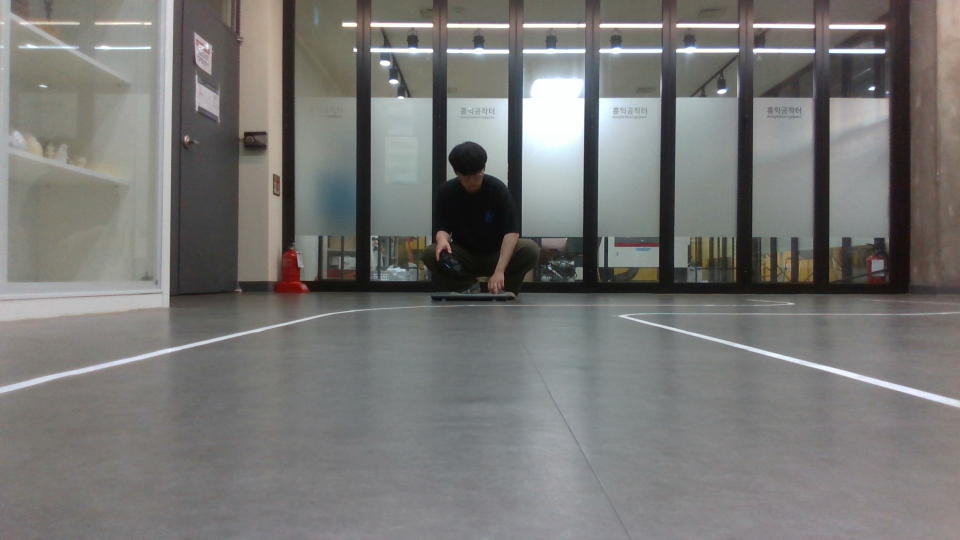
#> input picture opencv/line/line_images/img15.png, 1920 x 1080 px (shown at 1/2 size)
$ python -i coding_from_img1.py   (imports and definitions only)   (older library calls are emulated)
#> lines starting #> are read from the running program, lines starting #| are printed output that depends on the picture; after the words box and inside, x2 and y2 are one past the last pixel; in counts of white or black regions, pixels touching at a corner belong together
#> further down, picture is the input picture: shape (1080, 1920, 3); mean B, G, R 117.1, 119.1, 119.7
import cv2
import numpy as np
import pyrealsense2 as rs
import math
import matplotlib.pyplot as plt


################### const parameter init ####################
img_size_x = 1920
img_size_y = 1080

thresh_value = 120
thresh_max = 160
thresh_min = 50
thresh_weight = 1

HFOV = 69   #degree
VFOV = 42
DFOV = 77
focal_length = 1.93 #mm
pixel_size_color = 0.0014 #mm
pixel_size_depth = 0.003 #mm

x_d_value = ( img_size_x / 2 ) / math.tan(HFOV/2/180 * np.pi)
y_d_value = ( img_size_y / 2 ) / math.tan(VFOV/2/180 * np.pi)

color_format = rs.format.bgr8
depth_format = rs.format.z16


#################  find good parameters ###################

W_H_ratio = 0.58
warped_remain_ratio = 0.3
height_ratio = 2 # i used 1~4

###########################################################
################# setting parameter init ##################

camera_height = 115 #mm


###########################################################
##################### depth setting  ######################


# [1 line that did not run here, left out]
# [1 line that did not run here, left out]
# [1 line that did not run here, left out]
# [1 line that did not run here, left out]

# [1 line not run here, left out]

# [1 line that did not run here, left out]

# [1 line that did not run here, left out]
# [1 line that did not run here, left out]
## [ x,  y,  ppx,  ppy,  fx,  fy]
# [1 line that did not run here, left out]
# [1 line not run here, left out]

###########################################################
################### pyramid calculate  ####################
# [1 line that did not run here, left out]
# [1 line that did not run here, left out]
d_dist = camera_height / math.tan(VFOV/2 /180 * np.pi)
# [1 line that did not run here, left out]

slant_height_L = math.sqrt(d_dist **2 + camera_height **2)
# h_H = (D_dist * focal_length / ((img_size_y - color_intrinsics['fy'])/img_size_y * 1080 * pixel_size_color))
# [1 line that did not run here, left out]
# [1 line that did not run here, left out]
# [1 line that did not run here, left out]

# [1 line that did not run here, left out]

# [3 lines not run here, left out]

###########################################################

def pre_treatment_img(origin_img) :
    global thresh_value, thresh_max, thresh_min, thresh_weight

    ### color match
    hsv_color = cv2.cvtColor(origin_img, cv2.COLOR_BGR2HSV)
#> hsv_color: shape (1080, 1920, 3); mean H, S, V 66.3, 21.3, 123
    hsv_lower = np.array([80,40,40])
    hsv_upper = np.array([100,230,230])

    hsv_mask = cv2.inRange(hsv_color, hsv_lower, hsv_upper)
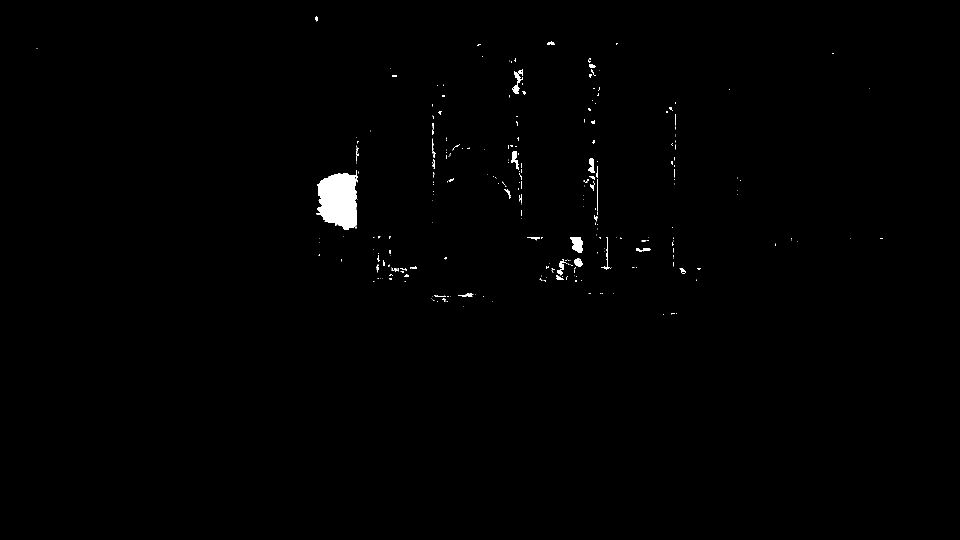
#> hsv_mask: shape (1080, 1920) (shown at 1/2 size); 0.59% white; 350 white regions (296 under 20 px), largest, box (x1, y1, x2, y2) and area: (632, 340, 716, 460) 7221, (1140, 474, 1166, 506) 557, (1022, 303, 1038, 340) 268

    hsv_filterd = cv2.bitwise_and(hsv_color, hsv_color, mask=hsv_mask)
#> hsv_filterd: shape (1080, 1920, 3); mean H, S, V 0.6, 0.4, 0.5
    color_filterd = cv2.cvtColor(hsv_filterd, cv2.COLOR_HSV2BGR)
    # cv2.imshow("filterd",color_filterd)

    ### hsv or histogram
    ###

    gray = cv2.cvtColor(color_filterd, cv2.COLOR_BGR2GRAY)
    gray = cv2.GaussianBlur(gray, (0,0),1)

    Y, X = gray.shape
#> Y = 1080; X = 1920


    ###low light improvement
    Flatten_gray = np.array(gray).flatten()
    mean = np.mean(Flatten_gray)
#> mean = 0.465
    # print(mean)
    if mean >= 150 :
        gray = np.clip(gray - 30., 0, 255).astype(np.uint8)
    elif mean >= 100 :
        gray = gray
    elif mean >= 75 :
        gray = np.clip(gray + 15., 0, 255).astype(np.uint8)
    elif mean >= 45 :
        gray = cv2.medianBlur(gray,3)
        gray = np.clip(gray + 35., 0, 255).astype(np.uint8)
    else :
        gray = cv2.medianBlur(gray,5)
        gray = np.clip(gray + 60., 0, 255).astype(np.uint8)
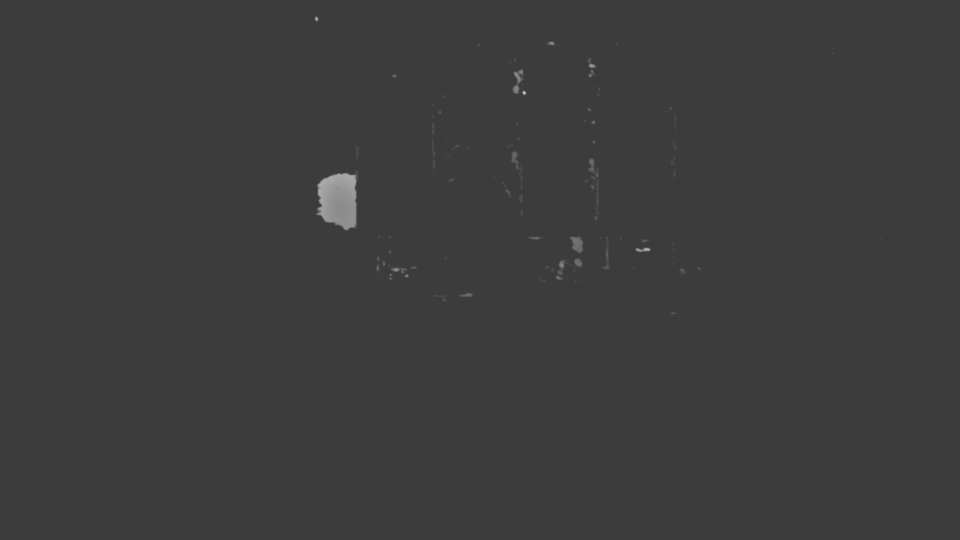
#> gray: shape (1080, 1920) (shown at 1/2 size); min 60, max 221, mean 60.4

    ### end   ###
    ### slice ###
    sliced_img = gray[int(Y*0.7):int(Y*0.9),int(X*0.1):int(X*0.9)]
#> sliced_img: shape (216, 1536); every value is 60


    _, thresh = cv2. threshold(sliced_img, thresh_value, 255, cv2.THRESH_BINARY)
#> thresh: shape (216, 1536); every value is 0
    # athresh = cv2.adaptiveThreshold(gray, 255, cv2.ADAPTIVE_THRESH_MEAN_C, cv2.THRESH_BINARY, 11, 2)
    # result = np.hstack((gray,thresh, athresh))


    ### canny
    canny_img = cv2.Canny(sliced_img, 200, 360)

    ###hough
    l_lines = cv2.HoughLinesP(canny_img, 1, np.pi/360, 50, None, 50, 5)
#> l_lines = None
    # l_lines = cv2.HoughLines(canny_img, 1, np.pi/180, 25)
    if l_lines is not None :
        print(len(l_lines))
        for line in l_lines :
            x1, y1, x2, y2 = line[0]
            cv2.line(origin_img, (x1 + int(X*0.1),y1 + int(Y*0.7)), (x2 + int(X*0.1),y2 + int(Y*0.7)), (0,255,0), 3)

            # [13 lines of commented-out code are left out]

    return thresh, origin_img


# [117 lines left out: functions warp, warp_inv, color_detection, abs_sobel_thresh, mag_thresh, dir_threshold and 3 more, not called in this run]


################################### histogram
# [1 line not run here, left out]
fig, ax = plt.subplots()

# [247 lines left out: functions get_histogram, color_filter, find_lines, measure_curvature, main, not called in this run]

# [2 lines not run here, left out]

>>> import cv2
>>> picture = cv2.imread('img15.png')
>>> result = pre_treatment_img(picture)

$ run again, on opencv/line/line_images/img1.png
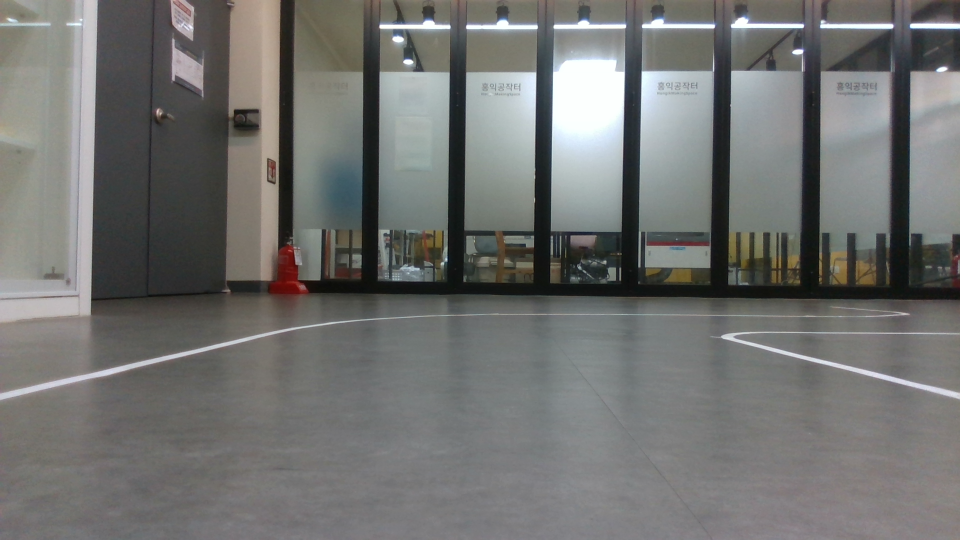
#> input picture opencv/line/line_images/img1.png, 1920 x 1080 px (shown at 1/2 size)
#> picture is the input picture: shape (1080, 1920, 3); mean B, G, R 112.5, 114.3, 113.6
#> hsv_color: shape (1080, 1920, 3); mean H, S, V 67.5, 19.4, 117.1
#> in pre_treatment_img, `hsv_mask = cv2.inRange(hsv_color, hsv_lower, hsv_upper)`:
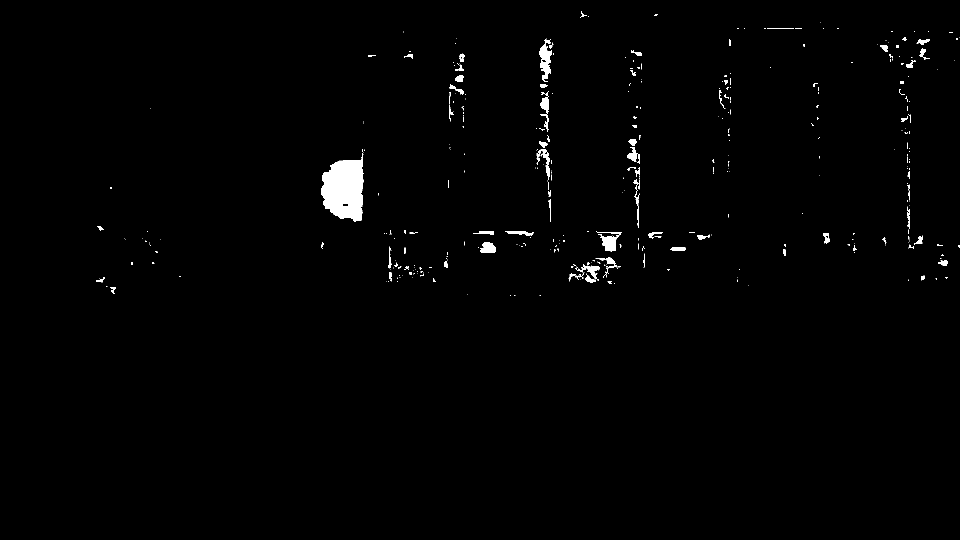
#> hsv_mask: shape (1080, 1920) (shown at 1/2 size); 0.98% white; 496 white regions (395 under 20 px), largest, box (x1, y1, x2, y2) and area: (642, 306, 728, 443) 8342, (1078, 88, 1104, 164) 1035, (1194, 464, 1244, 503) 906
#> hsv_filterd: shape (1080, 1920, 3); mean H, S, V 0.9, 0.6, 0.8
#> mean = 0.675
#> in pre_treatment_img, `gray = np.clip(gray + 60., 0, 255).astype(np.uint8)`:
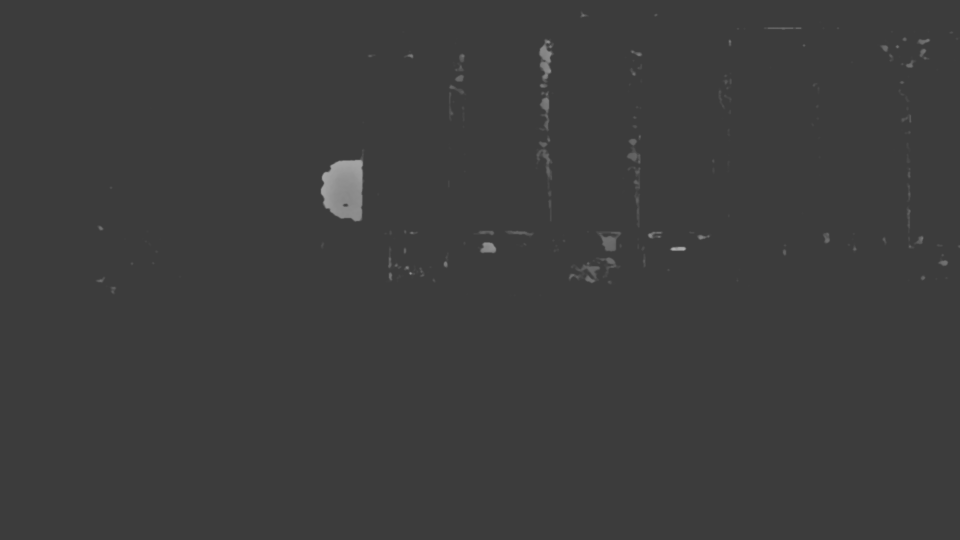
#> gray: shape (1080, 1920) (shown at 1/2 size); min 60, max 174, mean 60.6
#> sliced_img: shape (216, 1536); every value is 60
#> thresh: shape (216, 1536); every value is 0
#> l_lines = None

$ run again, on opencv/line/line_images/img10.png
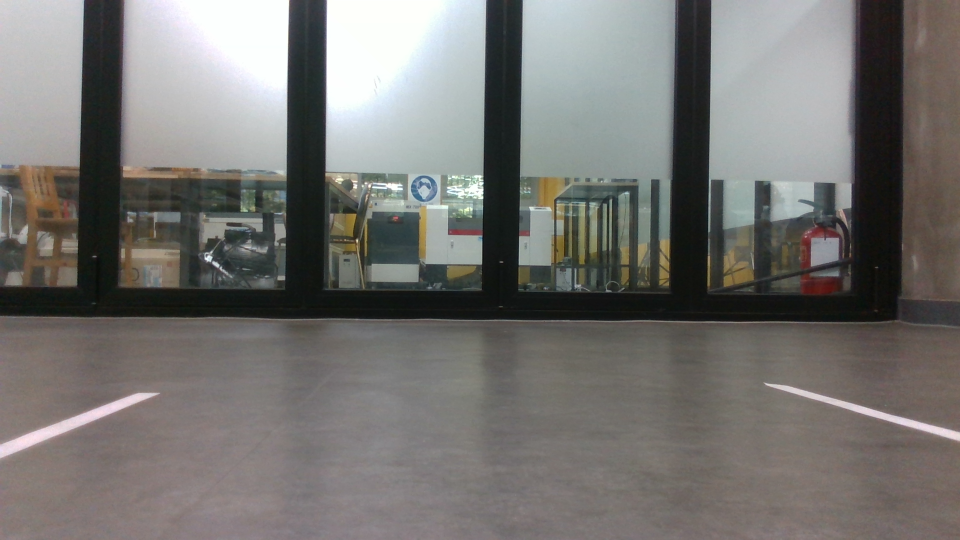
#> input picture opencv/line/line_images/img10.png, 1920 x 1080 px (shown at 1/2 size)
#> picture is the input picture: shape (1080, 1920, 3); mean B, G, R 112.9, 115.6, 117.3
#> hsv_color: shape (1080, 1920, 3); mean H, S, V 56.4, 28.1, 120.6
#> in pre_treatment_img, `hsv_mask = cv2.inRange(hsv_color, hsv_lower, hsv_upper)`:
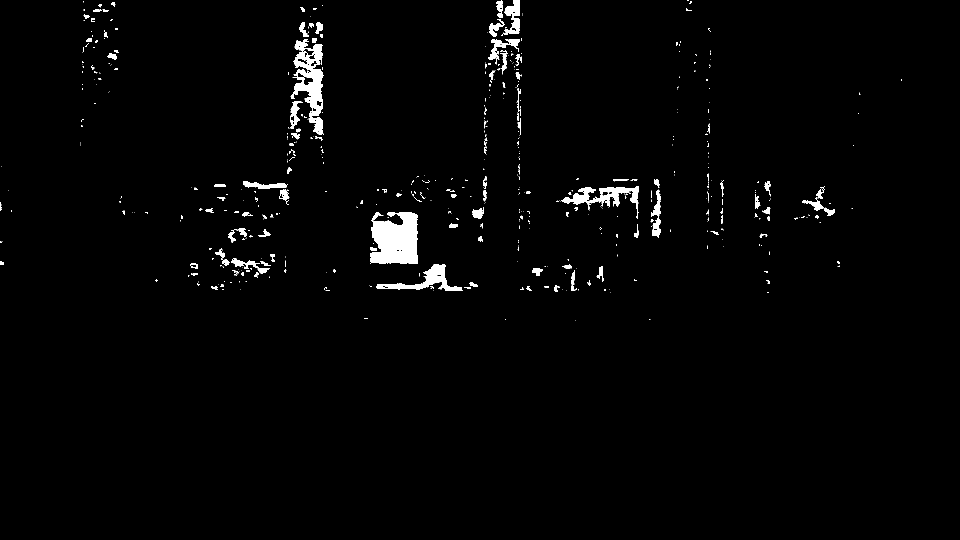
#> hsv_mask: shape (1080, 1920) (shown at 1/2 size); 1.7% white; 682 white regions (552 under 20 px), largest, box (x1, y1, x2, y2) and area: (740, 424, 836, 528) 7861, (581, 78, 648, 269) 5432, (1121, 372, 1278, 438) 2846
#> hsv_filterd: shape (1080, 1920, 3); mean H, S, V 1.5, 0.9, 1.1
#> mean = 0.995
#> in pre_treatment_img, `gray = np.clip(gray + 60., 0, 255).astype(np.uint8)`:
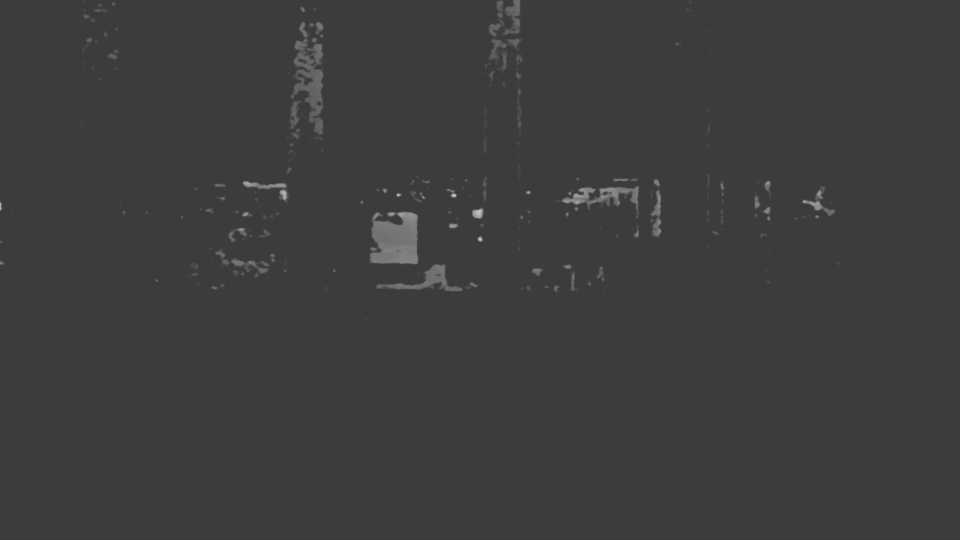
#> gray: shape (1080, 1920) (shown at 1/2 size); min 60, max 207, mean 60.9
#> sliced_img: shape (216, 1536); every value is 60
#> thresh: shape (216, 1536); every value is 0
#> l_lines = None

$ run again, on opencv/line/line_images/img11.png
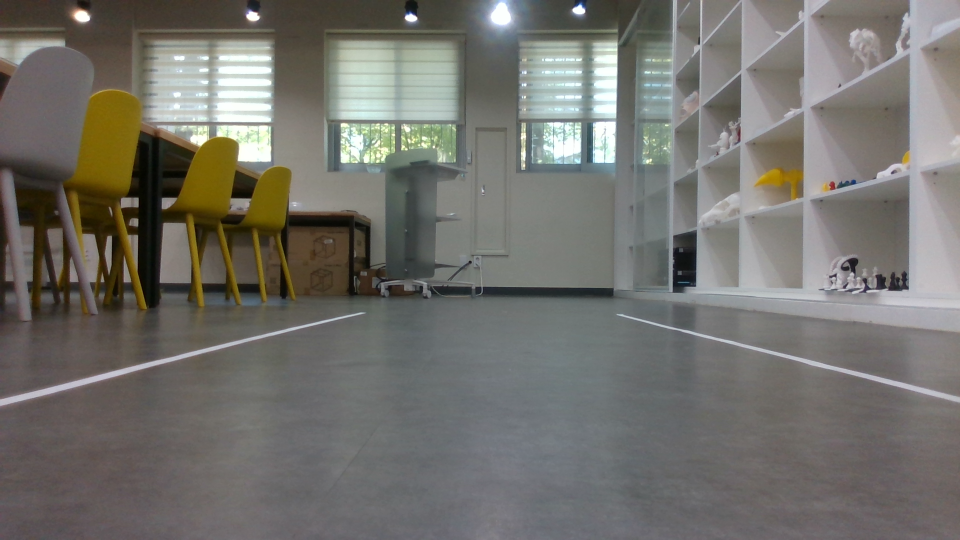
#> input picture opencv/line/line_images/img11.png, 1920 x 1080 px (shown at 1/2 size)
#> picture is the input picture: shape (1080, 1920, 3); mean B, G, R 108.3, 113.7, 115.2
#> hsv_color: shape (1080, 1920, 3); mean H, S, V 63.6, 33.4, 118.5
#> in pre_treatment_img, `hsv_mask = cv2.inRange(hsv_color, hsv_lower, hsv_upper)`:
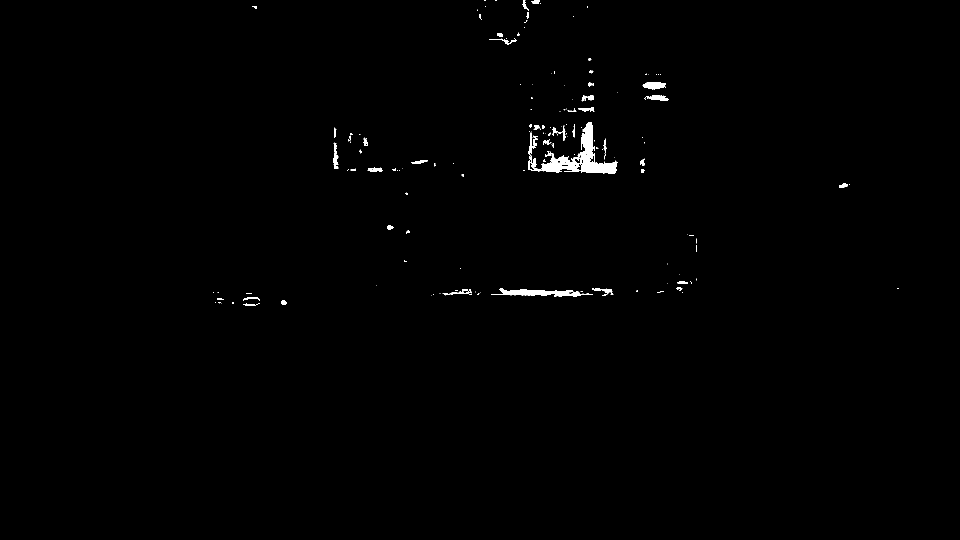
#> hsv_mask: shape (1080, 1920) (shown at 1/2 size); 0.57% white; 205 white regions (153 under 20 px), largest, box (x1, y1, x2, y2) and area: (1056, 245, 1236, 348) 5237, (982, 576, 1186, 593) 1573, (1286, 165, 1332, 179) 495
#> hsv_filterd: shape (1080, 1920, 3); mean H, S, V 0.5, 0.3, 0.7
#> mean = 0.62
#> in pre_treatment_img, `gray = np.clip(gray + 60., 0, 255).astype(np.uint8)`:
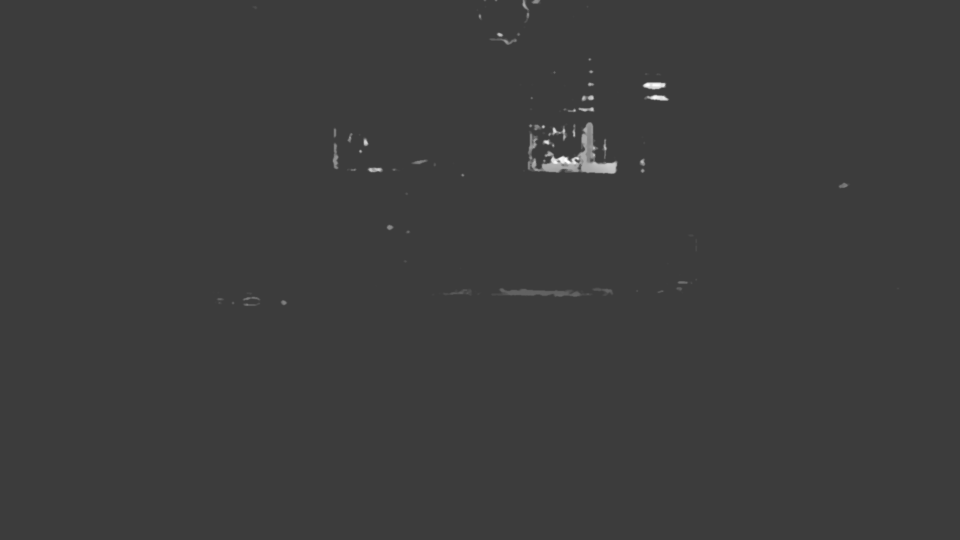
#> gray: shape (1080, 1920) (shown at 1/2 size); min 60, max 255, mean 60.6
#> sliced_img: shape (216, 1536); every value is 60
#> thresh: shape (216, 1536); every value is 0
#> l_lines = None
